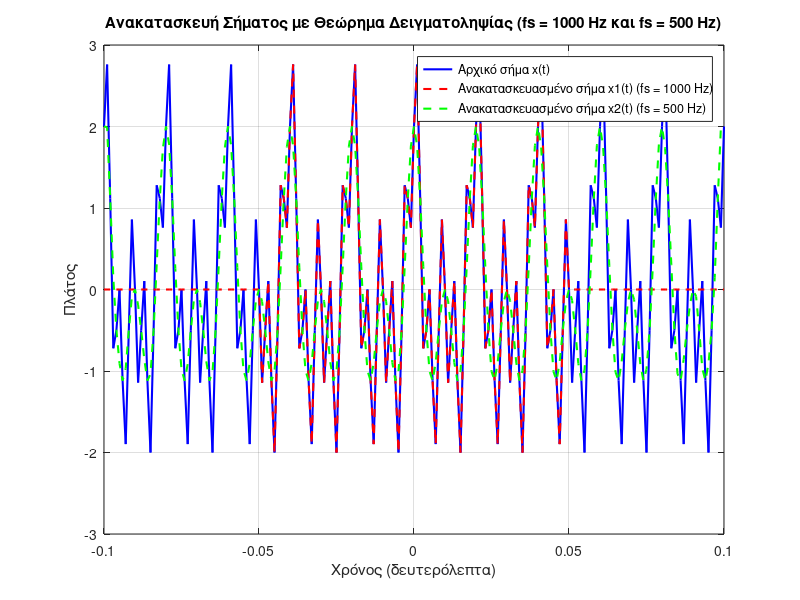

The MATLAB source for this figure:
% Καθαρισμός του workspace και των figure
clear;
clc;
close all;

% Ορισμός του διαστήματος χρόνου από -0.1 έως 0.1 με βήμα 0.001
t = -0.1:0.001:0.1;

% Συχνότητα δειγματοληψίας για x1
fs1 = 1000; % Hz
Ts1 = 1/fs1; % Περίοδος δειγματοληψίας

% Συχνότητα δειγματοληψίας για x2
fs2 = 500; % Hz
Ts2 = 1/fs2; % Περίοδος δειγματοληψίας

% Δειγματοληπτημένα σημεία
N1 = -50:1:50;

% Ορισμός του σήματος z ως άθροισμα των cos(100*pi*t), cos(200*pi*t) και sin(500*pi*t)
z = cos(100*pi*t) + cos(200*pi*t) + sin(500*pi*t);

% Υπολογισμός των δειγμάτων του σήματος για fs1
Xs1 = cos(100*pi*N1*Ts1) + cos(200*pi*N1*Ts1) + sin(500*pi*N1*Ts1);

% Ανακατασκευή του σήματος x1 χρησιμοποιώντας το θεώρημα δειγματοληψίας για fs1
x1 = zeros(1, length(t));
for k = 1:length(t)
    x1(k) = Xs1 * sinc((t(k) - N1*Ts1) / Ts1)';
end

% Υπολογισμός των δειγμάτων του σήματος για fs2
Xs2 = cos(100*pi*N1*Ts2) + cos(200*pi*N1*Ts2) + sin(500*pi*N1*Ts2);

% Ανακατασκευή του σήματος x2 χρησιμοποιώντας το θεώρημα δειγματοληψίας για fs2
x2 = zeros(1, length(t));
for k = 1:length(t)
    x2(k) = Xs2 * sinc((t(k) - N1*Ts2) / Ts2)';
end

% Σχεδίαση του αρχικού σήματος
figure;
plot(t, z, 'b', 'LineWidth', 1.5);
hold on;

% Σχεδίαση του ανακατασκευασμένου σήματος x1
plot(t, x1, 'r--', 'LineWidth', 1.5);

% Σχεδίαση του ανακατασκευασμένου σήματος x2
plot(t, x2, 'g--', 'LineWidth', 1.5);

% Προσθήκη υπομνήματος (legend) για τα σήματα
legend('Αρχικό σήμα x(t)', 'Ανακατασκευασμένο σήμα x1(t) (fs = 1000 Hz)', 'Ανακατασκευασμένο σήμα x2(t) (fs = 500 Hz)');

% Ορισμός του τίτλου του διαγράμματος
title('Ανακατασκευή Σήματος με Θεώρημα Δειγματοληψίας (fs = 1000 Hz και fs = 500 Hz)');

% Ορισμός των ετικετών των αξόνων
xlabel('Χρόνος (δευτερόλεπτα)');
ylabel('Πλάτος');

% Ενεργοποίηση πλέγματος στο διάγραμμα για καλύτερη ανάγνωση
grid on;
